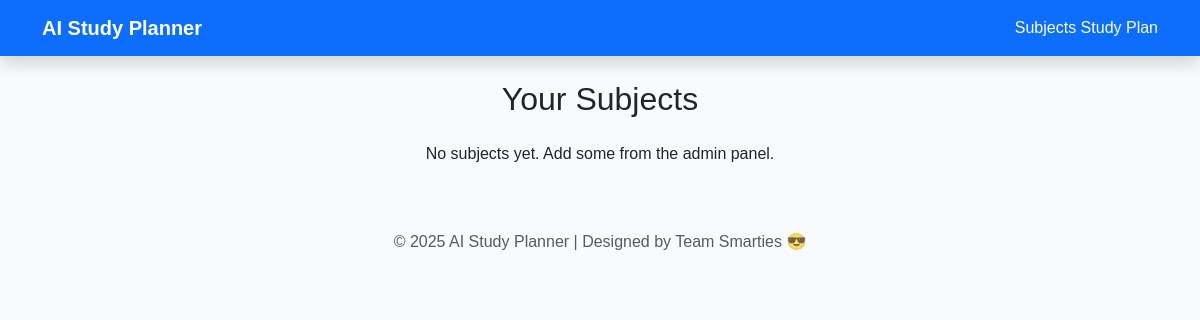
The app's page /subjects/, older data.
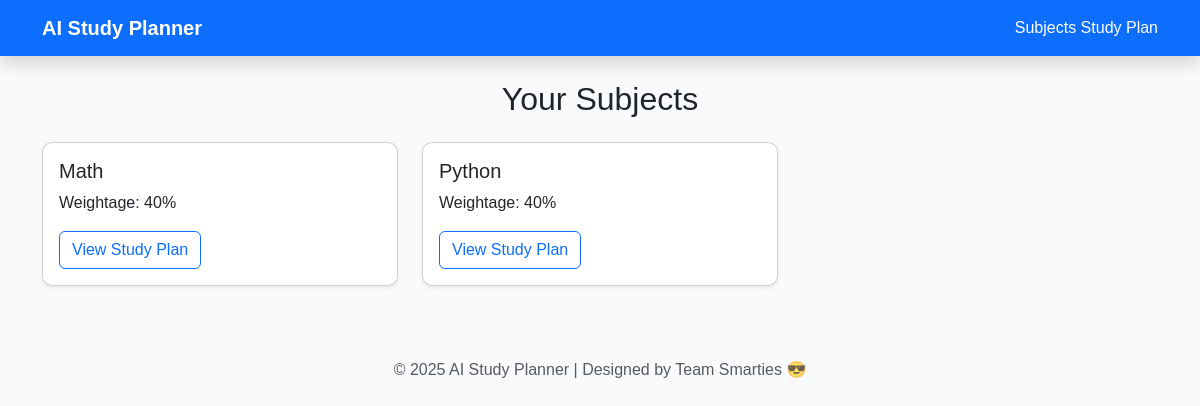
The same page, newer data.
### planner/models.py (models this page shows, shortened)
class Subject(models.Model):
    name = models.CharField(max_length=100)
    syllabus_file = models.FileField(upload_to='syllabus/', blank=True, null=True)
    weightage = models.IntegerField(default=0)

### planner/views.py (the view)
# urls.py: path('subjects/', views.subject_list, name='subjects'),
def subject_list(request):
    subjects = Subject.objects.all()
    return render(request, 'planner/subjects.html', {'subjects': subjects})

### planner/templates/planner/subjects.html
{% extends 'planner/base.html' %}
{% block content %}
<h2 class="text-center mb-4">Your Subjects</h2>
<div class="row">
  {% for subject in subjects %}
  <div class="col-md-4">
    <div class="card shadow-sm mb-4">
      <div class="card-body">
        <h5 class="card-title">{{ subject.name }}</h5>
        <p class="card-text">Weightage: {{ subject.weightage }}%</p>
        <a href="/studyplan/{{ subject.id }}/" class="btn btn-outline-primary">View Study Plan</a>
      </div>
    </div>
  </div>
  {% empty %}
  <p class="text-center">No subjects yet. Add some from the admin panel.</p>
  {% endfor %}
</div>
{% endblock %}

Row changes from the older to the newer data that the page shows:
added Subject: name "Math", weightage "40"
added Subject: name "Python", weightage "40"
Text that changed along with them:
text no longer shown: "No subjects yet. Add some from the admin panel."
